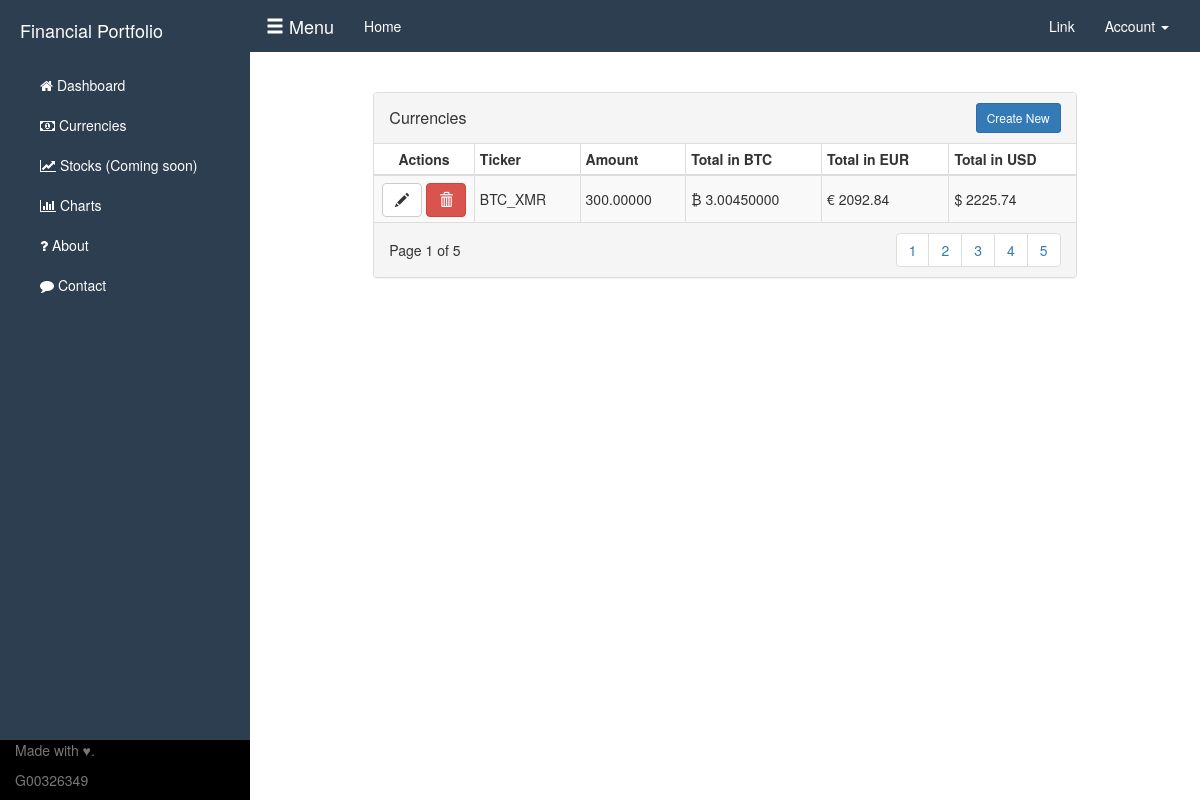
Page /currencies (signed in) on the committed database.
### webapp.py (models this page shows)
class UserCurrency(db.Model, UserMixin):
    __tablename__ = "users_cur"
    trans_id = db.Column(db.Integer, primary_key=True, index=True)
    id = db.Column(db.Integer)
    amount = db.Column(db.Numeric())
    ticker = db.Column(db.String(255))
    priceInBTC = db.Column(db.Numeric())
    priceInUSD = db.Column(db.Numeric())
    priceInEUR = db.Column(db.Numeric())
    priceInCHY = db.Column(db.Numeric())
    last = db.Column(db.String(255))
    ask = db.Column(db.String(255))
    bid = db.Column(db.String(255))
    timestamp = db.Column(db.DateTime())
    index = index_property('id', 'index')

### webapp.py (the view)
@app.route('/currencies')
@login_required
def currencies():
    Currencies = UserCurrency.query.filter_by(id=current_user.id).all()
    print(Currencies)
    return render_template("currencies.html", Currencies=Currencies)

### templates/currencies.html (shortened to what this page needs)
{% extends "index.html" %} {% block title %}Currencies{% endblock %} {% block head %} {{ super() }}
<link rel="stylesheet" href="{{ url_for('static', filename='css/investment-tables.css') }}">
{% endblock %}
{% block content %}
<div class="col-md-10 col-md-offset-1">
    <div class="panel panel-default panel-table">
        <div class="panel-heading">
            <div class="row">
                <div class="col col-xs-6">
                    <h3 class="panel-title">Currencies</h3>
                </div>
                <div class="col col-xs-6 text-right">
                    <button type="button" class="btn btn-sm btn-primary btn-create" data-toggle="modal" data-target="#myModal">Create New</button>
                </div>
            </div>
        </div>
        <div class="panel-body">
            <div id="no-more-tables">
                <table class="col-md-12 table-bordered table-striped table-condensed cf">
                    {% if Currencies|length < 1 %} <thead>
                        <th>Looks like you dont have anything here! Click the button to add a new asset! &#9757;</th>
                        </thead>
                </table>
                {% else %}
                <thead class="cf">
                    <tr>
                        <th>Actions</th>
                        <th>Ticker</th>
                        <th class="numeric">Amount</th>
                        <th class="numeric">Total in BTC</th>
                        <th class="numeric">Total in EUR</th>
                        <th class="numeric">Total in USD</th>
                    </tr>
                </thead>
                <tbody>
                    {% for thing in Currencies %}
                    <tr>
                        <td align="center">
                            <a class="btn btn-default" ><span class="glyphicon glyphicon-pencil"> </span></a>
                            <a class="btn btn-danger" href="{{url_for('deleteentry' , ticker=thing.ticker)}}"><span class="glyphicon glyphicon-trash"></span></a>
                        </td>
                        <td data-title="Ticker">{{ thing.ticker }}</td>
                        <td data-title="Amount" class="numeric">{{'%0.5f'% thing.amount |float}}</td>
                        <td data-title="Total in BTC" class="numeric">&#8383; {{'%0.8f'% thing.priceInBTC }}</td>
                        <td data-title="Total in EUR" class="numeric">&#128; {{'%0.2f'% thing.priceInEUR| float }}</td>
                        <td data-title="Total in USD" class="numeric">&#36; {{'%0.2f'%thing.priceInUSD|float }}</td>
                    </tr>
                    {% endfor %}
                </tbody>
                {% endif %}
                </table>
            </div>
        </div>
        <div class="panel-footer">
            <div class="row">
                <div class="col col-xs-4">Page 1 of 5
                </div>
                <div class="col col-xs-8">
                    <ul class="pagination hidden-xs pull-right">
                        <li><a href="#">1</a></li>
                        <li><a href="#">2</a></li>
                        <li><a href="#">3</a></li>
                        <li><a href="#">4</a></li>
                        <li><a href="#">5</a></li>
                    </ul>
                </div>
            </div>
        </div>
    </div>
</div>
{% endblock %}

### static/css/simple-sidebar.css (style rules this page uses)
body { overflow-x: hidden; }

### static/css/investment-tables.css (style rules this page uses)
.panel-table .panel-body { padding: 0; }
.panel-table .panel-body .table-bordered { border-style: none; margin: 0; }
.panel-table .panel-body .table-bordered>thead>tr>th:first-of-type { text-align: center; width: 100px; }
.panel-table .panel-body .table-bordered>thead>tr>th:last-of-type, .panel-table .panel-body .table-bordered>tbody>tr>td:last-of-type { border-right: 0px; }
.panel-table .panel-body .table-bordered>thead>tr>th:first-of-type, .panel-table .panel-body .table-bordered>tbody>tr>td:first-of-type { border-left: 0px; }
.panel-table .panel-body .table-bordered>tbody>tr:first-of-type>td { border-bottom: 0px; }
.panel-table .panel-body .table-bordered>thead>tr:first-of-type>th { border-top: 0px; }
.panel-table .panel-footer .pagination { margin: 0; }
.panel-table .panel-footer .col { line-height: 34px; height: 34px; }
.panel-table .panel-heading .col h3 { line-height: 30px; height: 30px; }
.panel-table .panel-body .table-bordered>tbody>tr>td { line-height: 34px; }

### rows in the picture
UserCurrency: ticker "BTC_XMR", amount "300.00000", priceInBTC "3.00450000", priceInEUR "2092.84", priceInUSD "2225.74"
